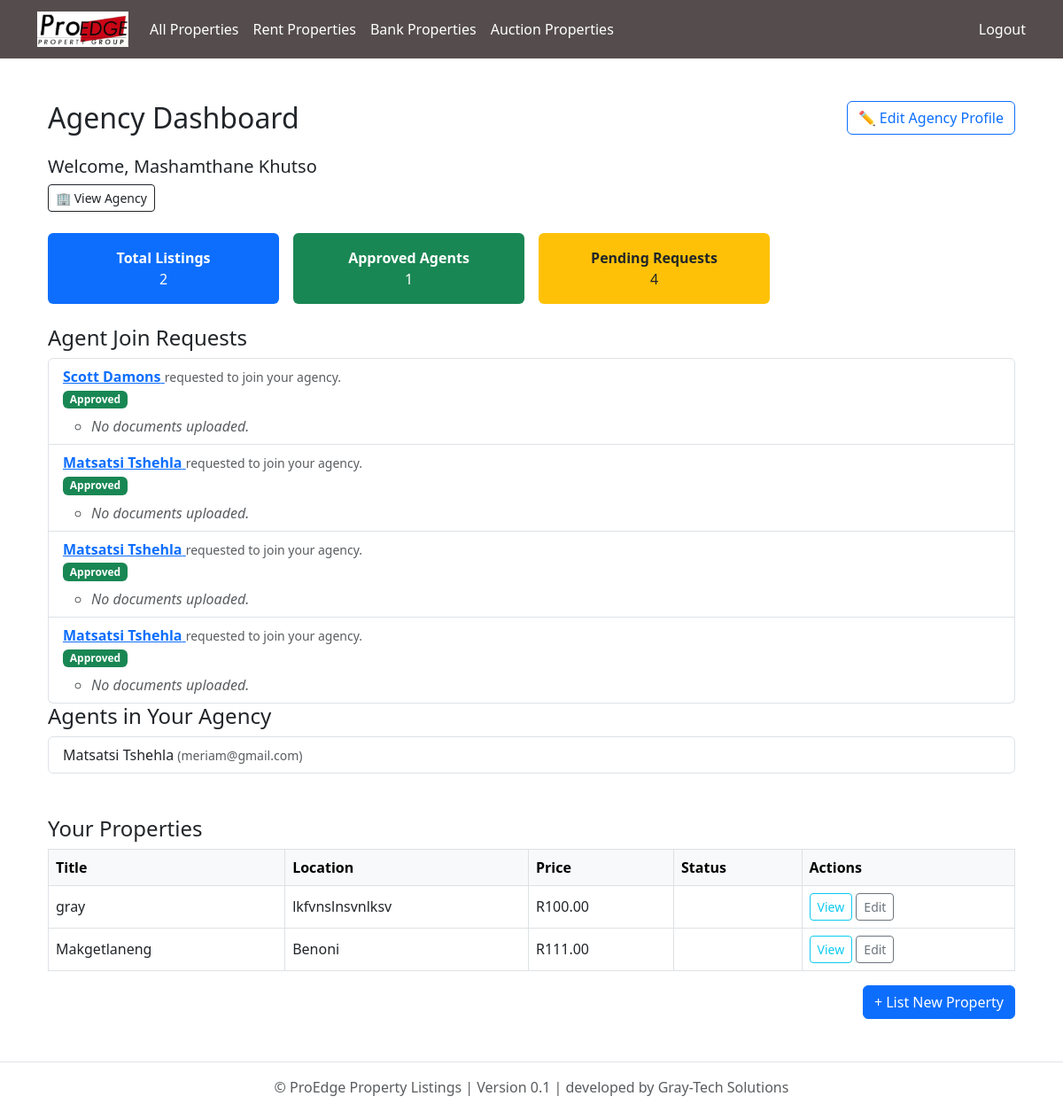
The app's page /dashboard/agency/ (signed in), older data.
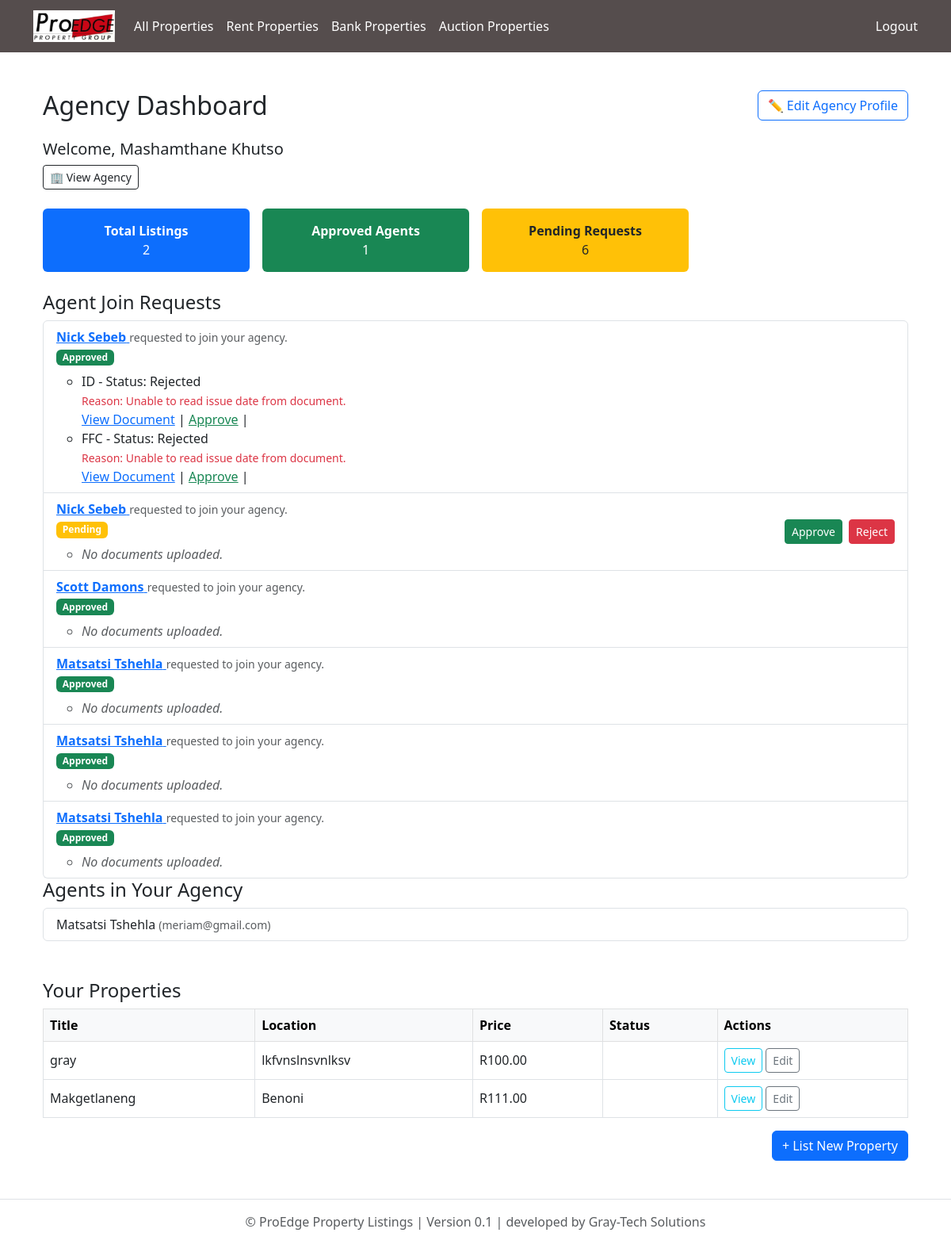
The same page, newer data.
### proedge/models.py (models this page shows, shortened)
class CustomUser(AbstractUser):
    ROLE_CHOICES = [
        ('buyer', 'Buyer'),
        ('seller', 'Seller'),
        ('tenant', 'Tenant'),
        ('agency', 'Agency'),
        ('landlord', 'Landlord'),
        ('agent', 'Agent'),
        ('bank', 'Bank'),
        ('auctioneer', 'Auctioneer'),
    ]
    role = models.CharField(max_length=20, choices=ROLE_CHOICES)
    email = models.EmailField(unique=True)
    is_email_verified = models.BooleanField(default=False)

class AgentJoinRequest(models.Model):
    agent = models.ForeignKey(settings.AUTH_USER_MODEL, on_delete=models.CASCADE)
    agency = models.ForeignKey(Agency, on_delete=models.CASCADE)
    message = models.TextField(blank=True)
    is_approved = models.BooleanField(default=False)
    created_at = models.DateTimeField(auto_now_add=True)
    manual_rejection_reason = models.TextField(blank=True)
    AUTO_CHOICES = [
        ('not_run', 'Not run'),
        ('passed', 'Passed'),
        ('failed', 'Failed'),
    ]
    auto_check_status = models.CharField(max_length=20, choices=AUTO_CHOICES, default='not_run')
    auto_check_notes = models.TextField(blank=True)  # summarize doc decisions

class AgentDocument(models.Model):
    DOC_TYPES = [
        ('ID', 'ID Copy'),
        ('FFC', 'FFC Certificate'),
    ]
    join_request = models.ForeignKey(AgentJoinRequest, on_delete=models.CASCADE, related_name='documents')
    document_type = models.CharField(max_length=10, choices=DOC_TYPES)
    document = models.FileField(upload_to='agent_docs/')
    uploaded_at = models.DateTimeField(auto_now_add=True)
    status = models.CharField(
        max_length=10,
        choices=[('pending', 'Pending'), ('approved', 'Approved'), ('rejected', 'Rejected')],
        default='pending'
    )
    rejection_reason = models.TextField(null=True, blank=True)
    automated_checked = models.BooleanField(default=False)
    expiry_date = models.DateField(null=True, blank=True)

### listings/models.py (models this page shows, shortened)
class AgentProfile(models.Model):
    user = models.OneToOneField(settings.AUTH_USER_MODEL, on_delete=models.CASCADE)
    agency = models.ForeignKey(Agency, on_delete=models.SET_NULL, null=True, blank=True)

### agencylistings/models.py (models this page shows, shortened)
class AgencyProperty(models.Model):
    agency = models.ForeignKey(Agency, on_delete=models.CASCADE, related_name='agency_properties')
    agent = models.ForeignKey(settings.AUTH_USER_MODEL, on_delete=models.SET_NULL, null=True, blank=True)
    number_of_kitchens = models.PositiveIntegerField(default=0)
    number_of_bedrooms = models.PositiveIntegerField(default=0)
    title = models.CharField(max_length=255)
    description = models.TextField()
    location = models.CharField(max_length=255)
    province = models.CharField(max_length=100)
    property_type = models.CharField(max_length=100, choices=[
        ('house', 'House'),
        ('apartment', 'Apartment'),
        ('commercial', 'Commercial'),
        ('vacant_land', 'Vacant Land'),
    ])
    listing_type = models.CharField(max_length=100, choices=[
        ('for_sale', 'For Sale'),
        ('to_rent', 'To Rent'),
        ('auction', 'Auction'),
    ])
    price = models.DecimalField(max_digits=12, decimal_places=2)
    created_at = models.DateTimeField(default=timezone.now)
    number_of_bathrooms = models.PositiveIntegerField(null=True, blank=True)
    number_of_parking_slots = models.PositiveIntegerField(default=0)
    number_of_garages = models.PositiveIntegerField(null=True, blank=True)
    floor_area_m2 = models.DecimalField(max_digits=10, decimal_places=2, null=True, blank=True)
    erf_size_m2 = models.DecimalField(max_digits=10, decimal_places=2, null=True, blank=True)
    has_parking = models.BooleanField(default=False)
    number_of_parking_slots = models.PositiveIntegerField(null=True, blank=True)
    price_per_m2 = models.DecimalField(max_digits=10, decimal_places=2, null=True, blank=True)
    price_per_erf_m2 = models.DecimalField(max_digits=10, decimal_places=2, null=True, blank=True)
    class Meta:
        ordering = ['-created_at']

### proedge/views.py (the view)
# urls.py: path('dashboard/agency/', views.agency_dashboard, name='agency_dashboard'),
@login_required
def agency_dashboard(request):
    try:
        agency = Agency.objects.get(owner=request.user)
    except Agency.DoesNotExist:
        return redirect('create_agency_profile')
    agents = AgentProfile.objects.filter(agency=agency)
    agency_properties = AgencyProperty.objects.filter(agency=agency)
    join_requests = AgentJoinRequest.objects.filter(agency=agency).order_by('-created_at')
    pending_requests_count = join_requests.count()
    approved_requests_count = join_requests.filter(is_approved=True).count()
    rejected_requests_count = join_requests.filter(is_approved=False).count()
    return render(request, 'proedge/agency_dashboard.html', {
        'agency': agency,
        'agents': agents,
        'properties': agency_properties,
        'join_requests': join_requests,
        'pending_requests_count': pending_requests_count,
        'approved_requests_count': approved_requests_count,
        'rejected_requests_count': rejected_requests_count,
    })

### proedge/templates/proedge/agency_dashboard.html (shortened to what this page needs)
{% extends "base.html" %}
{% block content %}
<div class="container my-5">
  <div class="d-flex justify-content-between align-items-center mb-4">
    <h2 class="mb-0">Agency Dashboard</h2>
    <a href="{% url 'edit_agency_profile' %}" class="btn btn-outline-primary">✏️ Edit Agency Profile</a>
  </div>
  <div class="mb-4">
    <h5>Welcome, {{ request.user.get_full_name }}</h5>
    <a href="{% url 'view_agency_profile' %}" class="btn btn-outline-dark btn-sm">🏢 View Agency</a>
  </div>
  <div class="row g-3 mb-4">
    <div class="col-md-3 col-sm-6">
      <div class="bg-primary text-white rounded p-3 text-center">
        <strong>Total Listings</strong><br>{{ properties.count }}
      </div>
    </div>
    <div class="col-md-3 col-sm-6">
      <div class="bg-success text-white rounded p-3 text-center">
        <strong>Approved Agents</strong><br>{{ agents.count }}
      </div>
    </div>
    <div class="col-md-3 col-sm-6">
      <div class="bg-warning text-dark rounded p-3 text-center">
        <strong>Pending Requests</strong><br>{{ join_requests.count }}
      </div>
    </div>
  </div>
  <h4>Agent Join Requests</h4>
  {% if join_requests %}
    <ul class="list-group">
      {% for req in join_requests %}
        <li class="list-group-item d-flex flex-column flex-md-row justify-content-between align-items-start align-items-md-center">
          <div>
            <a href="{% url 'agent_join_request_detail' req.id %}">
              <strong>{{ req.agent.get_full_name|default:req.agent.username }}</strong>
            </a>
            <small class="text-muted">requested to join your agency.</small>
            <br>
            <span class="badge
              {% if req.is_approved %} bg-success
              {% elif req.auto_check_status == 'failed' or req.manual_rejection_reason %} bg-danger
              {% else %} bg-warning
              {% endif %}">
              {% if req.is_approved %}Approved
              {% elif req.auto_check_status == 'failed' or req.manual_rejection_reason %}Rejected
              {% else %}Pending
              {% endif %}
            </span>
            <ul class="mt-2">
              {% for doc in req.documents.all %}
                <li>
                  {{ doc.document_type }} - Status: {{ doc.status|title }}
                  {% if doc.status == 'rejected' %}
                    <br><small class="text-danger">Reason: {{ doc.rejection_reason }}</small>
                  {% endif %}
                  <br>
                  <a href="{{ doc.document.url }}" target="_blank">View Document</a> |
                  {% if doc.status != 'approved' %}
                    <a href="{% url 'manual_approve_document' doc.id %}" class="text-success">Approve</a> |
                  {% endif %}
                </li>
              {% empty %}
                <li class="text-muted"><em>No documents uploaded.</em></li>
              {% endfor %}
            </ul>
          </div>
          <div class="mt-2 mt-md-0">
            {% if not req.is_approved and not req.manual_rejection_reason and req.auto_check_status != 'failed' %}
              <a href="{% url 'approve_join_request' req.id %}" class="btn btn-sm btn-success me-1">Approve</a>
              <a href="{% url 'reject_join_request' req.id %}" class="btn btn-sm btn-danger">Reject</a>
            {% endif %}
          </div>
        </li>
      {% endfor %}
    </ul>
  {% else %}
    <p class="text-muted">No join requests found.</p>
  {% endif %}
  <div class="mb-5">
    <h4>Agents in Your Agency</h4>
    {% if agents %}
      <ul class="list-group">
        {% for agent in agents %}
          <li class="list-group-item">
            {{ agent.user.get_full_name|default:agent.user.username }}
            <span class="text-muted small">({{ agent.user.email }})</span>
          </li>
        {% endfor %}
      </ul>
    {% else %}
      <p class="text-muted">No agents added yet.</p>
    {% endif %}
  </div>
  <div>
    <h4>Your Properties</h4>
    {% if properties %}
      <table class="table table-bordered table-hover align-middle mt-2">
        <thead class="table-light">
          <tr>
            <th>Title</th>
            <th>Location</th>
            <th>Price</th>
            <th>Status</th>
            <th>Actions</th>
          </tr>
        </thead>
        <tbody>
          {% for prop in properties %}
            <tr>
              <td>{{ prop.title }}</td>
              <td>{{ prop.location }}</td>
              <td>R{{ prop.price|floatformat:2 }}</td>
              <td></td>
              <td>
                <a href="{% url 'property_detail' prop.pk %}" class="btn btn-sm btn-outline-info">View</a>
                <a href="{% url 'edit_property' prop.pk %}" class="btn btn-sm btn-outline-secondary">Edit</a>
              </td>
            </tr>
          {% endfor %}
        </tbody>
      </table>
    {% else %}
      <p class="text-muted">No properties listed yet.</p>
    {% endif %}
    <div class="text-end mt-3">
      <a href="{% url 'submit_property' %}" class="btn btn-primary">+ List New Property</a>
    </div>
  </div>
</div>
{% endblock %}

### proedge/templates/base.html (shortened to what this page needs)
{% load static %}
<!DOCTYPE html>
<html lang="en">
<head>
    <link href="https://cdn.jsdelivr.net/npm/bootstrap@5.3.0/dist/css/bootstrap.min.css" rel="stylesheet">
    <link rel="stylesheet" href="https://cdnjs.cloudflare.com/ajax/libs/font-awesome/6.4.0/css/all.min.css">
    <link rel="stylesheet" href="{% static 'proedge/css/style.css' %}">
    <link rel="stylesheet" href="https://cdn.jsdelivr.net/npm/lightgallery@2.7.1/css/lightgallery.min.css">
    <link rel="stylesheet" href="https://unpkg.com/leaflet/dist/leaflet.css" />
<link rel="stylesheet" href="https://cdn.jsdelivr.net/npm/lightgallery@2.7.1/css/lightgallery-bundle.min.css" />
<link rel="stylesheet" href="https://cdn.jsdelivr.net/npm/lightgallery@2.7.1/plugins/thumbnail/lg-thumbnail.min.css">
<link rel="stylesheet" href="https://cdn.jsdelivr.net/npm/lightgallery@2.7.1/plugins/zoom/lg-zoom.min.css">
<link rel="stylesheet" href="https://cdn.jsdelivr.net/npm/lightgallery@2.7.1/plugins/fullscreen/lg-fullscreen.min.css">
<link rel="stylesheet" href="https://cdn.jsdelivr.net/npm/lightgallery@2.7.1/plugins/share/lg-share.min.css">
<link rel="stylesheet" href="https://cdn.jsdelivr.net/npm/lightgallery@2.7.1/plugins/pager/lg-pager.min.css">
</head>
<body>
<header>
  <nav class="navbar navbar-expand-lg navbar-custom">
    <div class="container">
      <a class="navbar-brand" href="/">
        <img src="{% static 'images/logo.png' %}" alt="ProEdge Logo" style="height: 40px;">
      </a>
      <div class="collapse navbar-collapse" id="navbarMain">
        <ul class="navbar-nav me-auto mb-2 mb-lg-0">
          <li class="nav-item">
            <a class="nav-link {% if request.path == '/' or request.path == '/properties/' %}active{% endif %}" href="{% url 'property_list' %}">All Properties</a>
          </li>
          <li class="nav-item">
            <a class="nav-link {% if request.path == '/rent/' %}active{% endif %}" href="{% url 'property_list' %}">Rent Properties</a>
          </li>
          <li class="nav-item">
            <a class="nav-link {% if request.path == '/bank/' %}active{% endif %}" href="{% url 'property_list' %}">Bank Properties</a>
          </li>
          <li class="nav-item">
            <a class="nav-link {% if request.path == '/auctions/' %}active{% endif %}" href="{% url 'property_list' %}">Auction Properties</a>
          </li>
        </ul>
        <div class="d-flex mb-2 mb-lg-0">
            {% if user.is_authenticated %}
              <a class="nav-link" href="{% url 'logout' %}">Logout</a>
            {% else %}
              <a class="nav-link" href="{% url 'login' %}">Login</a>
              <a class="nav-link" href="{% url 'register' %}">Register</a>
            {% endif %}
        </div>
      </div>
    </div>
  </nav>
</header>
<main class="container mt-4">
  {% block content %}{% endblock %}
</main>
<footer class="text-center text-muted mt-5 py-3 border-top">
  &copy; {{ now|date:"Y" }} ProEdge Property Listings | Version 0.1 | developed by Gray-Tech Solutions
</footer>
</body>
</html>

### proedge/static/proedge/css/style.css (style rules this page uses)
.navbar-custom { background-color: rgba(14, 2, 2, 0.7); }
.navbar-custom .nav-link { color: #fff; transition: all 0.3s ease; font-weight: 500; }

Row changes from the older to the newer data that the page shows:
added AgentJoinRequest: agent.get_full_name "Nick Sebeb", is_approved "Approved"
added AgentDocument: document_type "ID", status "Rejected", rejection_reason "Unable to read issue date from document.", shows "Approve"
added AgentDocument: document_type "FFC", status "Rejected", rejection_reason "Unable to read issue date from document.", shows "Approve"
added AgentJoinRequest: agent.get_full_name "Nick Sebeb", is_approved "Pending"
Text that changed along with them:
{{ join_requests.count }}: "4" → "6"
